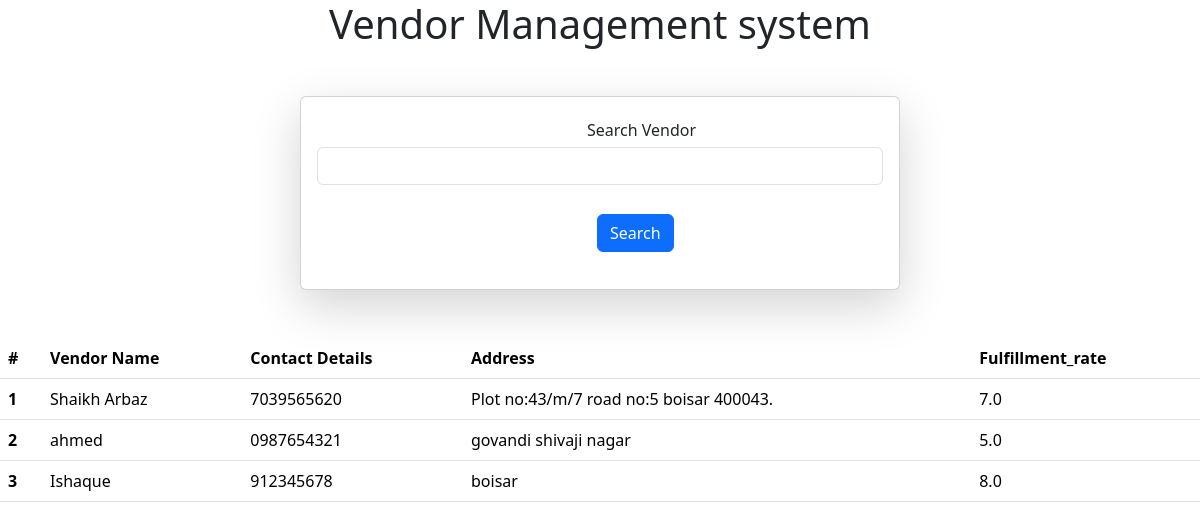
Page /api/ on the committed database.
### vendor_system/models.py (models this page shows)
class Vendor(models.Model):
    name = models.CharField(max_length=255)
    contact_details = models.TextField()
    address = models.TextField()
    vendor_code = models.CharField(max_length=50, unique=True)
    on_time_delivery_rate = models.FloatField(default=0.0)
    quality_rating_avg = models.FloatField(default=0.0)
    average_response_time = models.FloatField(default=0.0)
    fulfillment_rate = models.FloatField(default=0.0)

### vendor_system/views.py (the view)
# urls.py: path('',views.Home_page,name="Home page"),
def Home_page(request):
    queryset = Vendor.objects.all()
    if request.GET.get('Search'):
        queryset = queryset.filter(name__icontains = request.GET.get('Search'))
    context={
        "veriable":queryset
    }
    return render(request,"Home.html",context)

### vendor_system/templates/Home.html (shortened to what this page needs)
<!DOCTYPE html>
<html lang="en">
<head>
        <link rel="stylesheet" href="static/fstyle.css">
    <link rel="stylesheet" href="https://cdn.jsdelivr.net/npm/bootstrap@5.3.2/dist/css/bootstrap.min.css">
    <link rel="stylesheet" href="https://cdn.jsdelivr.net/npm/bootstrap@5.3.2/dist/js/bootstrap.min.js">
    <link rel="stylesheet" href="https://cdn.jsdelivr.net/npm/bootstrap@5.3.2/dist/js/bootstrap.bundle.min.js">
</head>
<body>
<h1>Vendor Management system</h1>
<form method="get" class="col-6 mx-auto card p-3 shadow-lg mt-5" >
    <div class="mb-3">
    <label  class="form-label" style="margin:5px 5px 5px 270px">Search Vendor</label>
    <input type="text" class="form-control" name="Search" >
      <br>
      <button type="submit"  class="btn btn-primary" style="margin:5px 5px 5px 280px">Search</button>
  </div>
</form>
<table class="table mt-5" >
  <thead>
    <tr>
      <th scope="col">#</th>
      <th scope="col">Vendor Name</th>
      <th scope="col">Contact Details </th>
      <th scope="col">Address</th>
      <th scope="col">Fulfillment_rate</th>
    </tr>
  </thead>
  <tbody>
  {% for i in veriable %}
    <tr>
      <th scope="row">{{forloop.counter}}</th>
      <td>{{i.name}}</td>
      <td>{{i.contact_details}}</td>
      <td>{{i.address}}</td>
      <td>{{i.fulfillment_rate}}</td>
    </tr>
    {% endfor %}
  </tbody>
</table>
</body>
</html>

### static/fstyle.css (style rules this page uses)
body { font-family: Arial, sans-serif; background-color: rgb(190, 240, 240); }
h1 { text-align: center; }

### rows in the picture
Vendor: name "Shaikh Arbaz", contact_details "7039565620", address "Plot no:43/m/7 road no:5 boisar 400043.", fulfillment_rate "7.0"
Vendor: name "ahmed", contact_details "0987654321", address "govandi shivaji nagar", fulfillment_rate "5.0"
Vendor: name "Ishaque", contact_details "912345678", address "boisar", fulfillment_rate "8.0"
